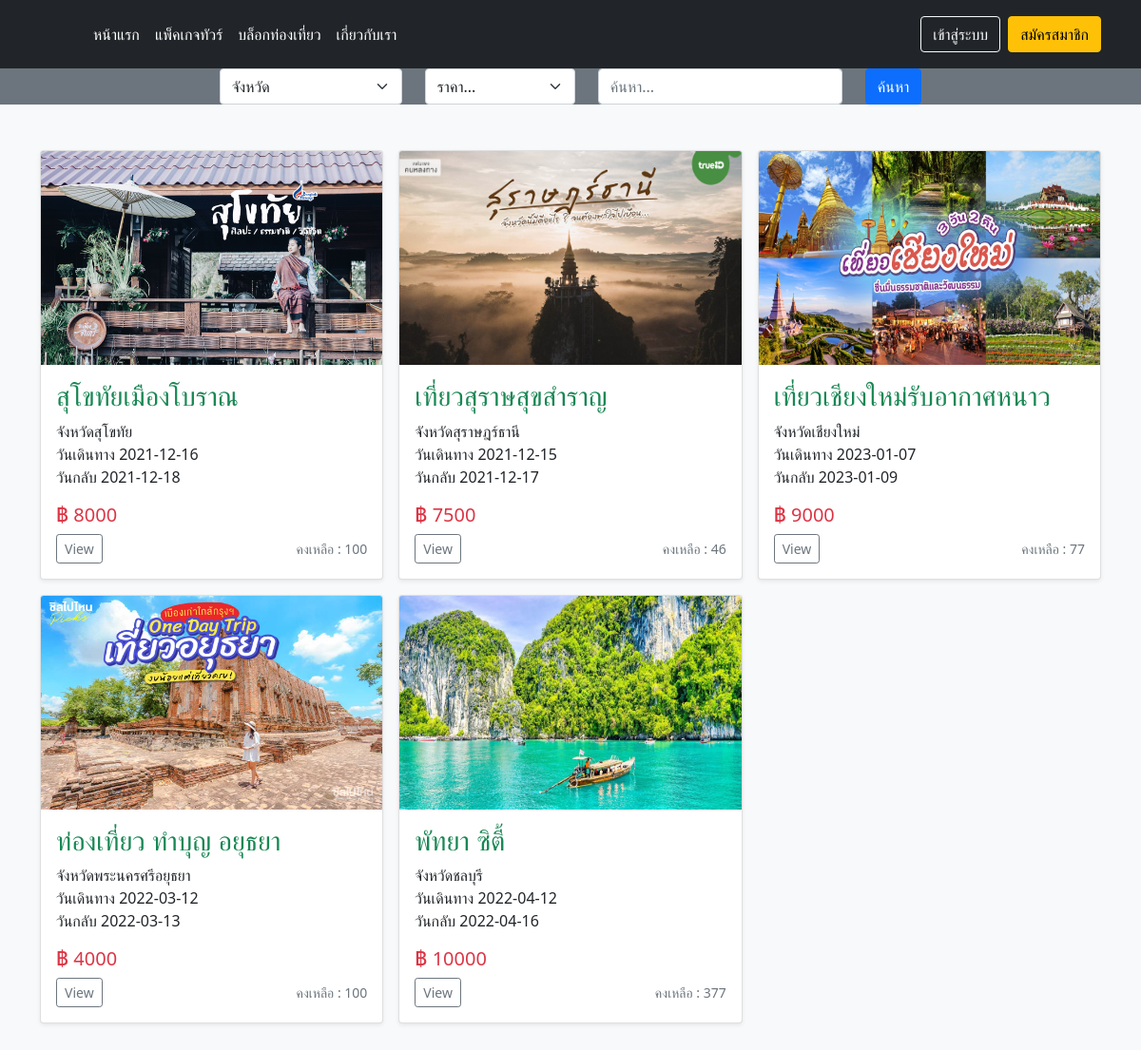
The page /tourlike/packagetour.php on the database its author committed.
### tables this page shows
CREATE TABLE `tour` (
  `tour_id` int(10) NOT NULL,
  `tour_title` varchar(100) NOT NULL COMMENT 'ชื่อที่แสดงหน้าโชว์',
  `img_title` varchar(100) NOT NULL COMMENT 'รูปแพ็คเกจ',
  `tour_name` varchar(100) NOT NULL COMMENT 'ชื่อทัวร์',
  `date_start` date DEFAULT NULL COMMENT 'วันที่เริ่มทัวร์',
  `date_end` date DEFAULT NULL COMMENT 'วันเดินทางกลับ',
  `tour_detail` varchar(5000) DEFAULT NULL COMMENT 'รายละเอียดทัวร์',
  `tour_price` float NOT NULL COMMENT 'ราคาทัวร์',
  `trip_type` varchar(500) DEFAULT NULL COMMENT 'สายการบิน รถทัวร์ ต่างๆ',
  `amount` int(10) NOT NULL COMMENT 'จำนวนคนที่รับ',
  `accommodation` varchar(500) DEFAULT NULL COMMENT 'ที่พัก',
  `img_accommodation` varchar(100) DEFAULT NULL COMMENT 'รูปที่พัก',
  `province_id` int(11) NOT NULL,
  `company_id` int(10) NOT NULL
);

CREATE TABLE `province` (
  `province_id` int(10) NOT NULL,
  `province_name` varchar(100) NOT NULL COMMENT 'รายชื่อจังหวัด'
);

### tourlike/database/function.php (called while the page is built, shortened)
<?php
    class DB_con {
        function __construct()
        {
            $conn = mysqli_connect(DB_SERVER, DB_USER, DB_PASS, DB_NAME);
            $this->dbcon = $conn;
        }
        public function showproduct2($proid,$price,$search){
            $where = "";
            $seprice= "";
            if($price) {
                $seprice .= " ORDER BY tour_price $price ";
            }else{
                $seprice .= " ORDER BY tour_id DESC ";
            }
            $showpro2 = mysqli_query($this->dbcon, "SELECT tour_id, tour_title, img_title, date_start, date_end, tour_price, amount, province.province_name FROM tour
            JOIN province ON province.province_id=tour.province_id
            WHERE tour.date_start >= curdate()
            {$where}
            {$seprice}
            ");
            return $showpro2;
        }
    }
?>

### tourlike/packagetour.php (the view, shortened to what this page needs)
<?php
include 'layout/header.php';
include_once('database/function.php');
$db_handle = new DB_con();
include_once('signin.php');
include_once('register.php');
?>
<form class="row bg-secondary justify-content-md-center" method="get">
  <div class="col-auto">
    <select class="form-select" id="selectprovince" name="selectprovince">
      <option value="" selected>จังหวัด</option>
    </select>
  </div>
  <div class="col-auto">
    <select class="form-select" id="selectprice" name="selectprice">
      <option value="" selected>ราคา...</option>
    </select>
  </div>
  <div class="col-auto">
    <input type="text" class="form-control" name="search" id="autoSizingInput" placeholder="ค้นหา...">
  </div>
  <div class="col-auto">
    <button type="submit" class="btn btn-primary" name="filterssubmit">ค้นหา</button>
  </div>
</form>
  <div class="album py-5 bg-light">
    <div class="container">
      <div class="row row-cols-1 row-cols-sm-2 row-cols-md-3 g-3">
      <?php
        $proid = isset($_GET['selectprovince']) ? $_GET['selectprovince'] : '';
        $price = isset($_GET['selectprice']) ? $_GET['selectprice'] : '';
        $search = isset($_GET['search']) ? $_GET['search'] : '';
        $result = $db_handle->showproduct2($proid,$price,$search);
        while($data = mysqli_fetch_array($result)){
      ?>
        <div class="col">
          <div class="card shadow-sm">
            <img class="bd-placeholder-img card-img-top" width="100%" height="225"
            src="images/tour/tour_title/<?php echo $data['img_title']?>" role="img" aria-label="Placeholder: Thumbnail" preserveAspectRatio="xMidYMid slice" focusable="false">
            <div class="card-body">
            <p class="h3 text-success"><?php echo $data['tour_title']?></p>
              <p class="card-text"><?php echo $data['province_name']?>
              <br/>วันเดินทาง <?php echo $data['date_start']?>
              <br/>วันกลับ <?php echo $data['date_end']?>
              <p class="h5 text-danger">฿ <?php echo $data['tour_price']?></p>
              <div class="d-flex justify-content-between align-items-center">
                <div class="btn-group">
                  <a class="btn btn-sm btn-outline-secondary" href="showtour.php?show=<?php echo $data['tour_id']; ?>" >View</a>
                </div>
                <?php
                if($data['amount'] < 1){
                ?>
                <p class="h6 text-danger">จองเต็มแล้ว</p>
                <?php
                }else{
                ?>
                <small class="text-muted">คงเหลือ : <?php echo $data['amount']?></small>
                <?php
                }
                ?>
              </div>
            </div>
          </div>
        </div>
        <?php } ?>
      </div>
    </div>
  </div>
</body>
<link rel="stylesheet" href="css/bootstrap.min.css">
</html>

### tourlike/layout/header.php (shortened to what this page needs)
<!DOCTYPE html>
<html lang="en">
<head>
</head>
<body>
<header class="p-3 bg-dark text-white sticky-top" id="header">
    <div class="container ">
      <div class="d-flex flex-wrap align-items-center justify-content-center justify-content-lg-start">
        <a href="/" class="d-flex align-items-center mb-2 mb-lg-0 text-white text-decoration-none">
          <svg class="bi me-2" width="40" height="32" role="img" aria-label="Bootstrap"><use xlink:href="#bootstrap"></use></svg>
        </a>
        <ul class="nav col-12 col-lg-auto me-lg-auto mb-2 justify-content-center mb-md-0">
          <li><a href="index.php" class="nav-link px-2 text-white">หน้าแรก</a></li>
          <li><a href="packagetour.php" class="nav-link px-2 text-white">แพ็คเกจทัวร์</a></li>
          <li><a href="blog.php" class="nav-link px-2 text-white">บล็อกท่องเที่ยว</a></li>
          <li><a href="about.php" class="nav-link px-2 text-white">เกี่ยวกับเรา</a></li>
        </ul>
        <?php
        if(!isset($_SESSION['name'])){
        ?>
        <button type="button" class="btn btn-outline-light me-2" data-bs-toggle="modal" data-bs-target="#exampleModalLogin">เข้าสู่ระบบ</button></a>
        <button type="button" class="btn btn-warning" data-bs-toggle="modal" data-bs-target="#ModalLogin">สมัครสมาชิก</button></a>
        <?php
        }
        ?>
      </div>
    </div>
  </header>

### tourlike/signin.php (shortened to what this page needs)
<?php
include_once('database/function.php');
?>
<!DOCTYPE html>
<html lang="en">
<head>
</head>
<body>
</body>
<link rel="stylesheet" href="css/bootstrap.min.css">
</html>

### tourlike/register.php (shortened to what this page needs)
<?php
    include_once('database/function.php');
?>
<!DOCTYPE html>
<html lang="en">
<head>
    <link rel="stylesheet" href="css/bootstrap.min.css">
</head>
<body>
</body>
</html>

### rows shown on the page
tour: img_title (picture), tour_title "สุโขทัยเมืองโบราณ", province.province_name "จังหวัดสุโขทัย", date_start "2021-12-16", date_end "2021-12-18", tour_price "8000", amount "100"
tour: img_title (picture), tour_title "เที่ยวสุราษสุขสำราญ", province.province_name "จังหวัดสุราษฎร์ธานี", date_start "2021-12-15", date_end "2021-12-17", tour_price "7500", amount "46"
tour: img_title (picture), tour_title "เที่ยวเชียงใหม่รับอากาศหนาว", province.province_name "จังหวัดเชียงใหม่", date_start "2023-01-07", date_end "2023-01-09", tour_price "9000", amount "77"
tour: img_title (picture), tour_title "ท่องเที่ยว ทำบุญ อยุธยา", province.province_name "จังหวัดพระนครศรีอยุธยา", date_start "2022-03-12", date_end "2022-03-13", tour_price "4000", amount "100"
tour: img_title (picture), tour_title "พัทยา ซิตี้", province.province_name "จังหวัดชลบุรี", date_start "2022-04-12", date_end "2022-04-16", tour_price "10000", amount "377"
